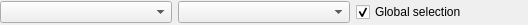
<?xml version="1.0" encoding="UTF-8"?>
<ui version="4.0">
 <class>ResultSelectorWidget</class>
 <widget class="QWidget" name="ResultSelectorWidget">
  <property name="geometry">
   <rect>
    <x>0</x>
    <y>0</y>
    <width>528</width>
    <height>25</height>
   </rect>
  </property>
  <property name="sizePolicy">
   <sizepolicy hsizetype="Preferred" vsizetype="Minimum">
    <horstretch>0</horstretch>
    <verstretch>0</verstretch>
   </sizepolicy>
  </property>
  <property name="maximumSize">
   <size>
    <width>16777215</width>
    <height>71</height>
   </size>
  </property>
  <property name="windowTitle">
   <string>ResultSelectorWidget</string>
  </property>
  <property name="styleSheet">
   <string notr="true"/>
  </property>
  <layout class="QVBoxLayout" name="verticalLayout">
   <property name="spacing">
    <number>3</number>
   </property>
   <property name="margin">
    <number>0</number>
   </property>
   <item>
    <layout class="QHBoxLayout" name="horizontalLayout">
     <item>
      <widget class="QComboBox" name="cbItem">
       <property name="minimumSize">
        <size>
         <width>100</width>
         <height>0</height>
        </size>
       </property>
      </widget>
     </item>
     <item>
      <widget class="QComboBox" name="cbSection">
       <property name="minimumSize">
        <size>
         <width>100</width>
         <height>0</height>
        </size>
       </property>
      </widget>
     </item>
     <item>
      <widget class="QCheckBox" name="cbGlobalSelection">
       <property name="text">
        <string>Global selection</string>
       </property>
       <property name="checked">
        <bool>true</bool>
       </property>
      </widget>
     </item>
    </layout>
   </item>
  </layout>
 </widget>
 <layoutdefault spacing="6" margin="11"/>
 <resources/>
 <connections/>
 <slots>
  <slot>onOK()</slot>
 </slots>
</ui>
